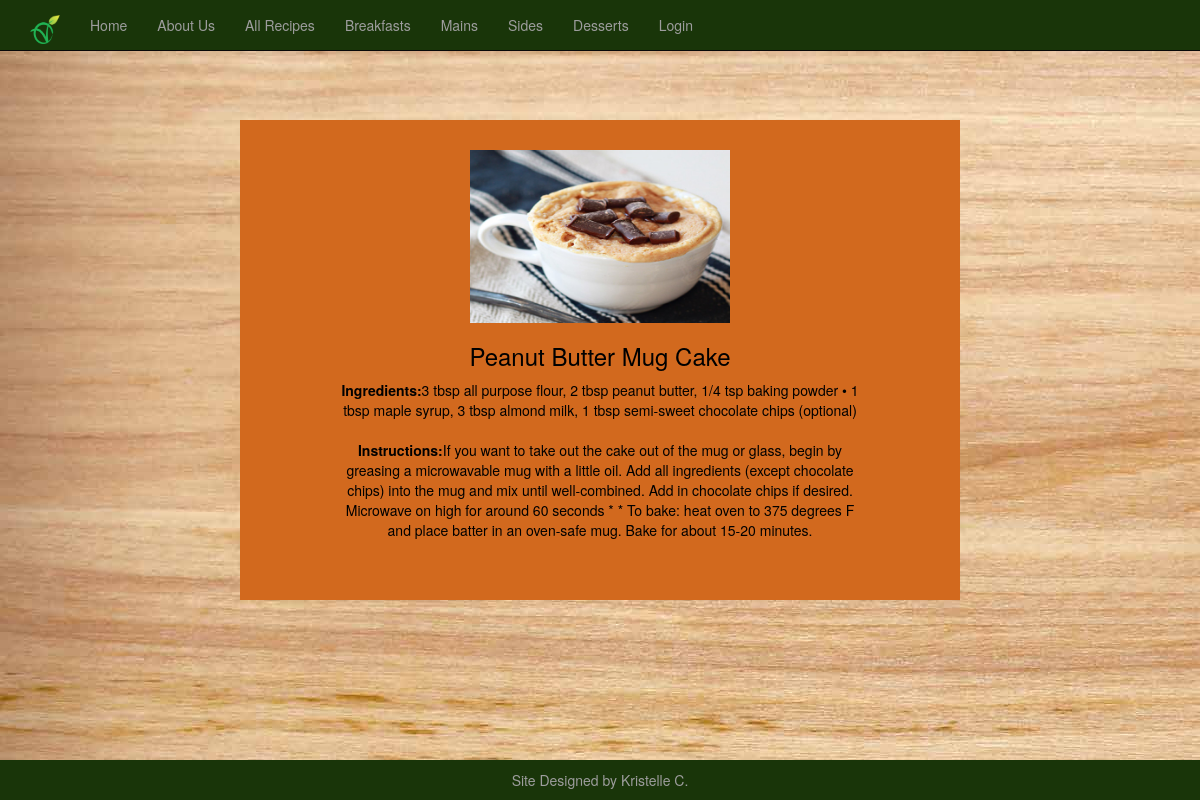
The page /desserts/mugcake on the database its author committed.
### tables this page shows
CREATE TABLE veganfood(title text NOT NULL, ingredients text NOT NULL, instructions text NOT NULL);

### index.py (the view)
@app.route('/')
@app.route('/desserts')
@app.route('/desserts/mugcake')
def peanutbuttermugcake():
 g.db = connect_db()
 cur = g.db.execute("select * from veganfood where title='Peanut Butter Mug Cake'")
 veganfood = [dict(title=row[0], ingredients=row[1], instructions=row[2]) for row in cur.fetchall()]
 g.db.close()
 return render_template('mugcake.html', veganfood=veganfood), 200

### index.py (called while the page is built)
def connect_db():
 return sqlite3.connect(app.database)

### templates/mugcake.html (shortened to what this page needs)
{% extends "base.html" %}
{%block content%}
<div class="row">
  <div class="column" style="background-color:chocolate; color:black;">
	<img src="{{ url_for('static', filename='img/mugcake.jpg') }}"/>
    <p> {% for veganfood in veganfood %}
			<h3>{{ veganfood.title }} <br></h3>
			 <strong>Ingredients:</strong>{{ veganfood.ingredients }}<br><br>
			 <strong>Instructions:</strong>{{ veganfood.instructions }}<br>
	    {% endfor %}</p>
  </div>
</div>
<footer>Site Designed by Kristelle C.</footer>
 {% endblock %}

### templates/base.html (style rules this page uses)
.row { margin-right: -15px; margin-left: -15px; margin: 10% 20%; }
.column { width: 100%; padding: 30px 100px 50px; text-align: center; }
.column img { width: 50%; height: auto; }
* { box-sizing: border-box; }

### templates/mugcake.html (style rules this page uses)
footer { clear: both; text-align: center; font-size:14px; position:fixed; right: 0; left: 0; padding: 1rem; background-color:#193509; margin-top:20px; bottom:0; color:#9d9d9d; width:100%; }

### rows shown on the page
veganfood: title "Peanut Butter Mug Cake", ingredients "3 tbsp all purpose flour, 2 tbsp peanut butter, 1/4 tsp baking powder • 1 tbsp maple syrup, 3 tbsp almond milk, 1 tbsp semi-sweet chocolate chips (optional)", instructions "If you want to take out the cake out of the mug or glass, begin by greasing a microwavable mug with a little oil. Add all ingredients (except chocolate chips) into the mug and mix until well-combined. Add in chocolate chips if desired. Microwave on high for around 60 seconds * * To bake: heat oven to 375 degrees F and place batter in an oven-safe mug. Bake for about 15-20 minutes."
